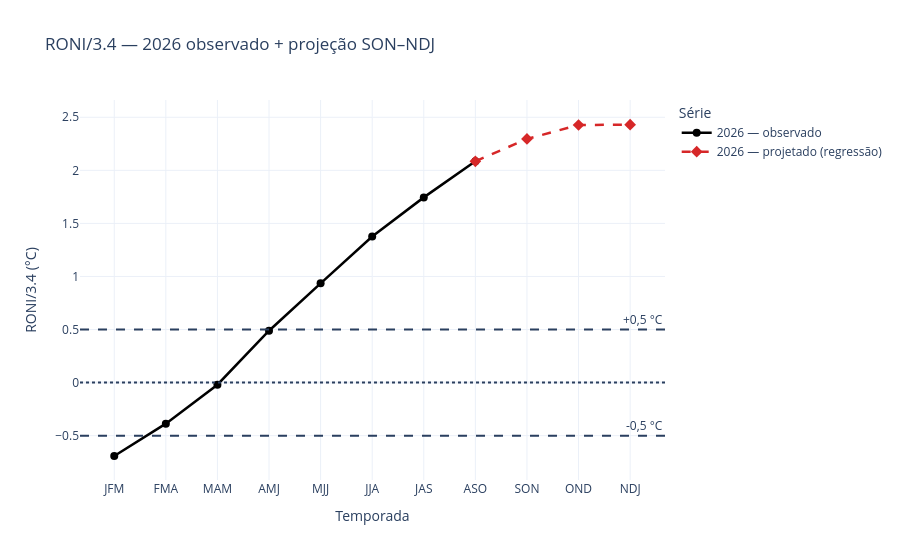

Notebook code for this chart:
### Markdown cell above
<h3> 14. Resultado final — 2026 observado + projetado</h3>

Consolidamos num único DataFrame os **8 trimestres observados** de 2026
(JFM a ASO, vindos do RONI) com os **3 trimestres previstos** pela
regressão (SON a NDJ), e plotamos a série completa com a distinção
visual entre observado e projetado.

### Code cell
# ============================================================
# 14.1 Gráfico: 2026 observado + projeção SON–NDJ
# ============================================================
fig = go.Figure()

# --- série observada ---
fig.add_trace(go.Scatter(
    x=df_alvo_2026["Temporada"],
    y=df_alvo_2026["NINO34_MM3"],
    mode="lines+markers",
    name="2026 — observado",
    line=dict(width=2.5, color="#000000"),
    marker=dict(size=8, color="#000000"),
))

# --- projeção ---
x_proj = [df_alvo_2026["Temporada"].iloc[-1]] + seas_futuro
y_proj = [df_alvo_2026["NINO34_MM3"].iloc[-1]] + previsoes

fig.add_trace(go.Scatter(
    x=x_proj, y=y_proj,
    mode="lines+markers",
    name="2026 — projetado (regressão)",
    line=dict(width=2.5, color="#d62728", dash="dash"),
    marker=dict(size=9, color="#d62728", symbol="diamond"),
    hovertemplate="Temporada: %{x}<br>RONI/3.4: %{y:.2f} °C<extra></extra>",
))

fig.add_hline(y= 0.5, line_dash="dash", annotation_text="+0,5 °C")
fig.add_hline(y=-0.5, line_dash="dash", annotation_text="-0,5 °C")
fig.add_hline(y= 0,   line_dash="dot")

fig.update_layout(
    title="RONI/3.4 — 2026 observado + projeção SON–NDJ",
    legend_title="Série",
    xaxis_title="Temporada",
    yaxis_title="RONI/3.4 (°C)",
    template="plotly_white",
    hovermode="x unified",
)
fig.show()


# ============================================================
# 14.2 DataFrame consolidado 2026 (observado + previsto)
# ============================================================
temporadas_2026 = ["JFM","FMA","MAM","AMJ","MJJ","JJA","JAS","ASO",
                   "SON","OND","NDJ"]

# --- observado (JFM..ASO) ---
df_obs = df_alvo_2026[["Temporada", "NINO34_MM3", "Fase"]].copy()
df_obs["Ano"]    = 2026
df_obs["Origem"] = "Observado"

# --- previsto (SON..NDJ) ---
df_prev = df_previsao.rename(columns={"Previsão": "NINO34_MM3"}).copy()
df_prev["Ano"]    = 2026
df_prev["Origem"] = "Previsto"

# --- concatenação ---
df_2026 = pd.concat([df_obs, df_prev], ignore_index=True)
df_2026["NINO34_MM3"] = df_2026["NINO34_MM3"].round(3)
df_2026["Temporada"]  = pd.Categorical(
    df_2026["Temporada"],
    categories=temporadas_2026,
    ordered=True,
)
df_2026 = df_2026.sort_values("Temporada").reset_index(drop=True)

df_2026

### Figure 1 — Plotly figure (JSON) as saved in the notebook; plotly's stock layout.template omitted (floating-point values rounded to 4 significant figures)
{"data": [{"line": {"color": "#000000", "width": 2.5}, "marker": {"color": "#000000", "size": 8}, "mode": "lines+markers", "name": "2026 — observado", "type": "scatter", "x": ["JFM", "FMA", "MAM", "AMJ", "MJJ", "JJA", "JAS", "ASO"], "y": [-0.6917, -0.3867, -0.02, 0.4883, 0.935, 1.377, 1.745, 2.085]}, {"hovertemplate": "Temporada: %{x}<br>RONI/3.4: %{y:.2f} °C<extra></extra>", "line": {"color": "#d62728", "dash": "dash", "width": 2.5}, "marker": {"color": "#d62728", "size": 9, "symbol": "diamond"}, "mode": "lines+markers", "name": "2026 — projetado (regressão)", "type": "scatter", "x": ["ASO", "SON", "OND", "NDJ"], "y": [2.085, 2.295, 2.427, 2.43]}], "layout": {"annotations": [{"showarrow": false, "text": "+0,5 °C", "x": 1, "xanchor": "right", "xref": "x domain", "y": 0.5, "yanchor": "bottom", "yref": "y"}, {"showarrow": false, "text": "-0,5 °C", "x": 1, "xanchor": "right", "xref": "x domain", "y": -0.5, "yanchor": "bottom", "yref": "y"}], "hovermode": "x unified", "legend": {"title": {"text": "Série"}}, "shapes": [{"line": {"dash": "dash"}, "type": "line", "x0": 0, "x1": 1, "xref": "x domain", "y0": 0.5, "y1": 0.5, "yref": "y"}, {"line": {"dash": "dash"}, "type": "line", "x0": 0, "x1": 1, "xref": "x domain", "y0": -0.5, "y1": -0.5, "yref": "y"}, {"line": {"dash": "dot"}, "type": "line", "x0": 0, "x1": 1, "xref": "x domain", "y0": 0, "y1": 0, "yref": "y"}], "title": {"text": "RONI/3.4 — 2026 observado + projeção SON–NDJ"}, "xaxis": {"title": {"text": "Temporada"}}, "yaxis": {"title": {"text": "RONI/3.4 (°C)"}}}}
